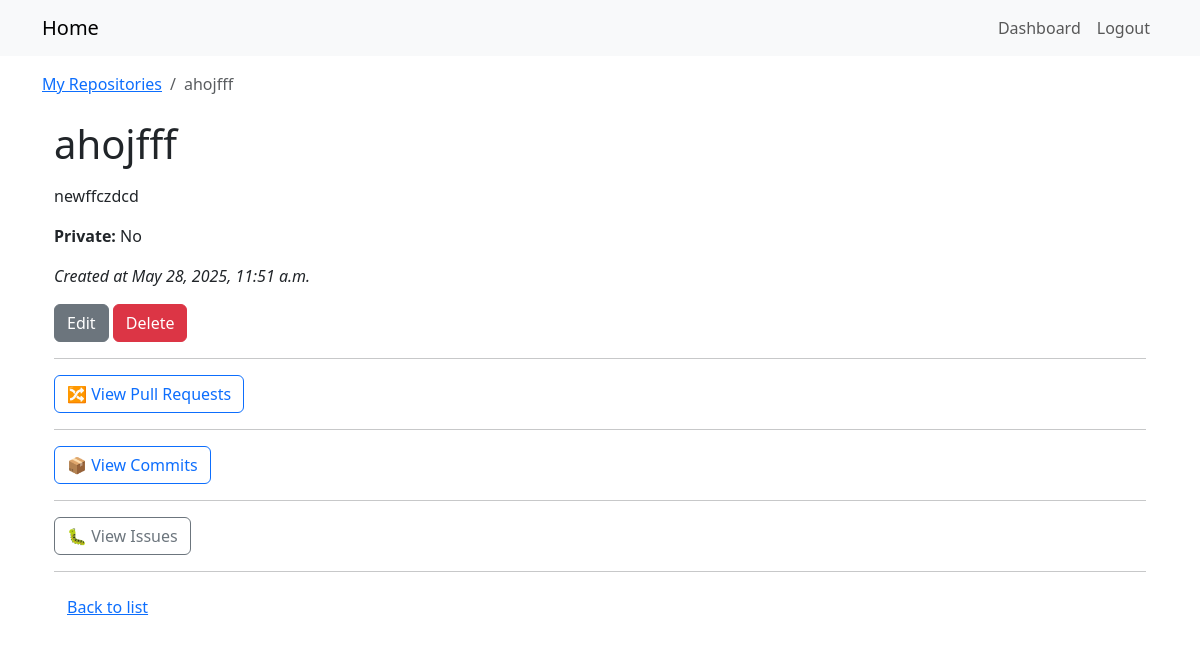
Page /repos/2/ (signed in) on the earlier database version.
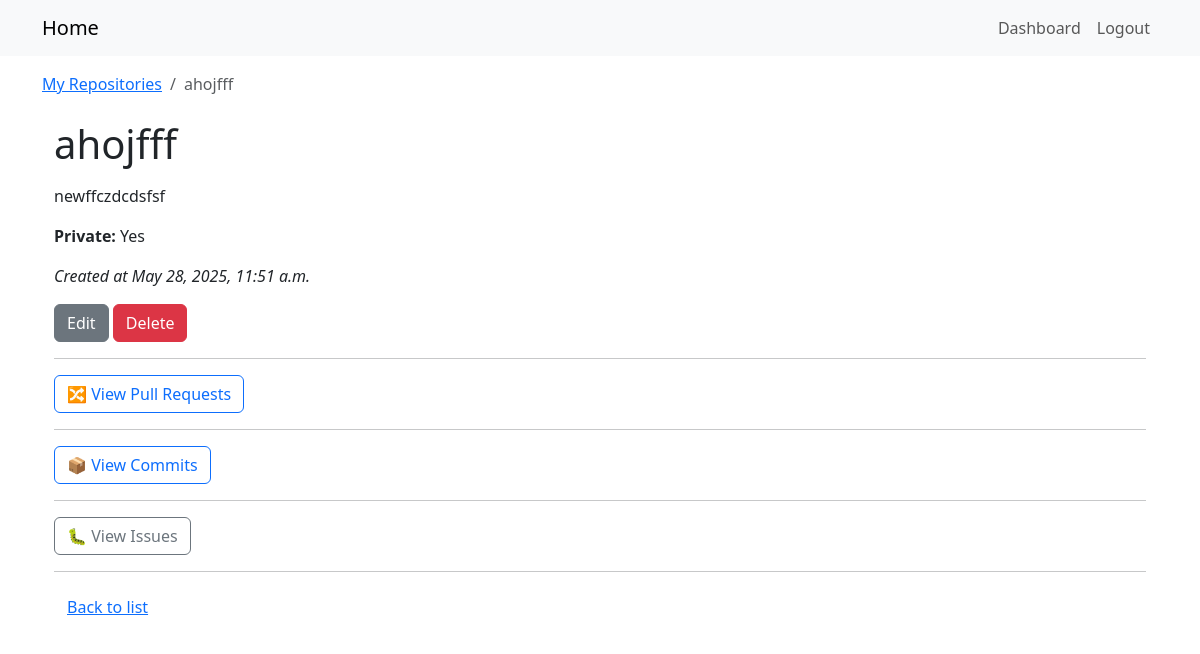
Same page on the later database version.
### repos_app/models.py (models this page shows, shortened)
class Repository(models.Model):
    owner = models.ForeignKey(User, on_delete=models.CASCADE, related_name='repositories')
    name = models.CharField(max_length=120)
    description = models.TextField(blank=True)
    is_private = models.BooleanField(default=False)
    created_at = models.DateTimeField(auto_now_add=True)
    class Meta:
        unique_together = ('owner', 'name')

### repos_app/views.py (the view)
@login_required
def repo_detail(request, pk):
    repo = get_object_or_404(Repository, pk=pk, owner=request.user)
    return render(request, 'repos_app/repo_detail.html', {'repo': repo})

### templates/repos_app/repo_detail.html
{% extends "base.html" %}
{% block breadcrumbs %}
<nav aria-label="breadcrumb">
  <ol class="breadcrumb mb-0">
    <li class="breadcrumb-item">
      <a href="{% url 'repos_app:repo_list' %}">My Repositories</a>
    </li>
    <li class="breadcrumb-item active" aria-current="page">{{ repo.name }}</li>
  </ol>
</nav>
{% endblock %}
{% block content %}
<div class="container mt-4">
  <h1>{{ repo.name }}</h1>
  <p>{{ repo.description|linebreaks }}</p>
  <p>
    <strong>Private:</strong>
    {{ repo.is_private|yesno:"Yes,No" }}
  </p>
  <p><em>Created at {{ repo.created_at }}</em></p>
  <a class="btn btn-secondary" href="{% url 'repos_app:repo_update' repo.pk %}">Edit</a>
  <a class="btn btn-danger" href="{% url 'repos_app:repo_delete' repo.pk %}">Delete</a>
  <hr>
  <a class="btn btn-outline-primary"
     href="{% url 'repos_app:pr_list' repo_pk=repo.pk %}">
    🔀 View Pull Requests
  </a>
  <hr>
  <a class="btn btn-outline-primary" href="{% url 'repos_app:commit_list' repo.pk %}">
    📦 View Commits
  </a>
  <hr>
  <a class="btn btn-outline-secondary"   href="{% url 'repos_app:issue_list' repo.pk %}">
    🐛 View Issues
  </a>
  <hr>
  <a class="btn btn-link" href="{% url 'repos_app:repo_list' %}">Back to list</a>
</div>
{% endblock %}

Differences in the rows shown:
changed Repository "ahojfff": description "newffczdcd" → "newffczdcdsfsf"; is_private "No" → "Yes"
